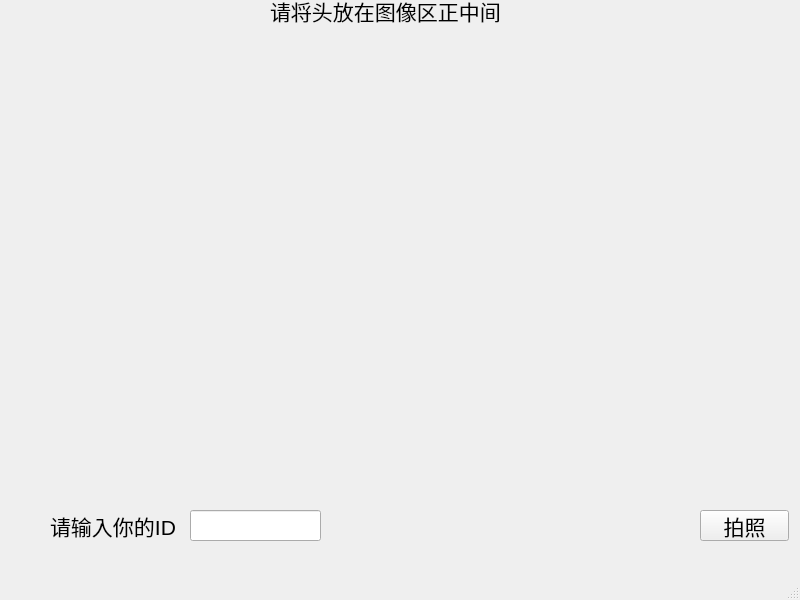
<?xml version="1.0" encoding="UTF-8"?>
<ui version="4.0">
 <class>MainWindow</class>
 <widget class="QMainWindow" name="MainWindow">
  <property name="geometry">
   <rect>
    <x>0</x>
    <y>0</y>
    <width>800</width>
    <height>600</height>
   </rect>
  </property>
  <property name="windowTitle">
   <string>MainWindow</string>
  </property>
  <widget class="QWidget" name="centralwidget">
   <widget class="QWidget" name="camera" native="true">
    <property name="geometry">
     <rect>
      <x>30</x>
      <y>20</y>
      <width>741</width>
      <height>481</height>
     </rect>
    </property>
    <property name="font">
     <font>
      <pointsize>16</pointsize>
     </font>
    </property>
   </widget>
   <widget class="QPushButton" name="pushButton">
    <property name="geometry">
     <rect>
      <x>700</x>
      <y>510</y>
      <width>89</width>
      <height>31</height>
     </rect>
    </property>
    <property name="font">
     <font>
      <pointsize>16</pointsize>
     </font>
    </property>
    <property name="text">
     <string>拍照</string>
    </property>
   </widget>
   <widget class="QLabel" name="label">
    <property name="geometry">
     <rect>
      <x>50</x>
      <y>510</y>
      <width>131</width>
      <height>31</height>
     </rect>
    </property>
    <property name="font">
     <font>
      <pointsize>16</pointsize>
     </font>
    </property>
    <property name="text">
     <string>请输入你的ID</string>
    </property>
   </widget>
   <widget class="QLabel" name="label_2">
    <property name="geometry">
     <rect>
      <x>270</x>
      <y>-10</y>
      <width>281</width>
      <height>41</height>
     </rect>
    </property>
    <property name="font">
     <font>
      <pointsize>16</pointsize>
     </font>
    </property>
    <property name="text">
     <string>请将头放在图像区正中间</string>
    </property>
   </widget>
   <widget class="QLineEdit" name="IDlineEdit">
    <property name="geometry">
     <rect>
      <x>190</x>
      <y>510</y>
      <width>131</width>
      <height>31</height>
     </rect>
    </property>
   </widget>
  </widget>
  <widget class="QMenuBar" name="menubar">
   <property name="geometry">
    <rect>
     <x>0</x>
     <y>0</y>
     <width>800</width>
     <height>28</height>
    </rect>
   </property>
  </widget>
  <widget class="QStatusBar" name="statusbar"/>
 </widget>
 <resources/>
 <connections/>
</ui>
